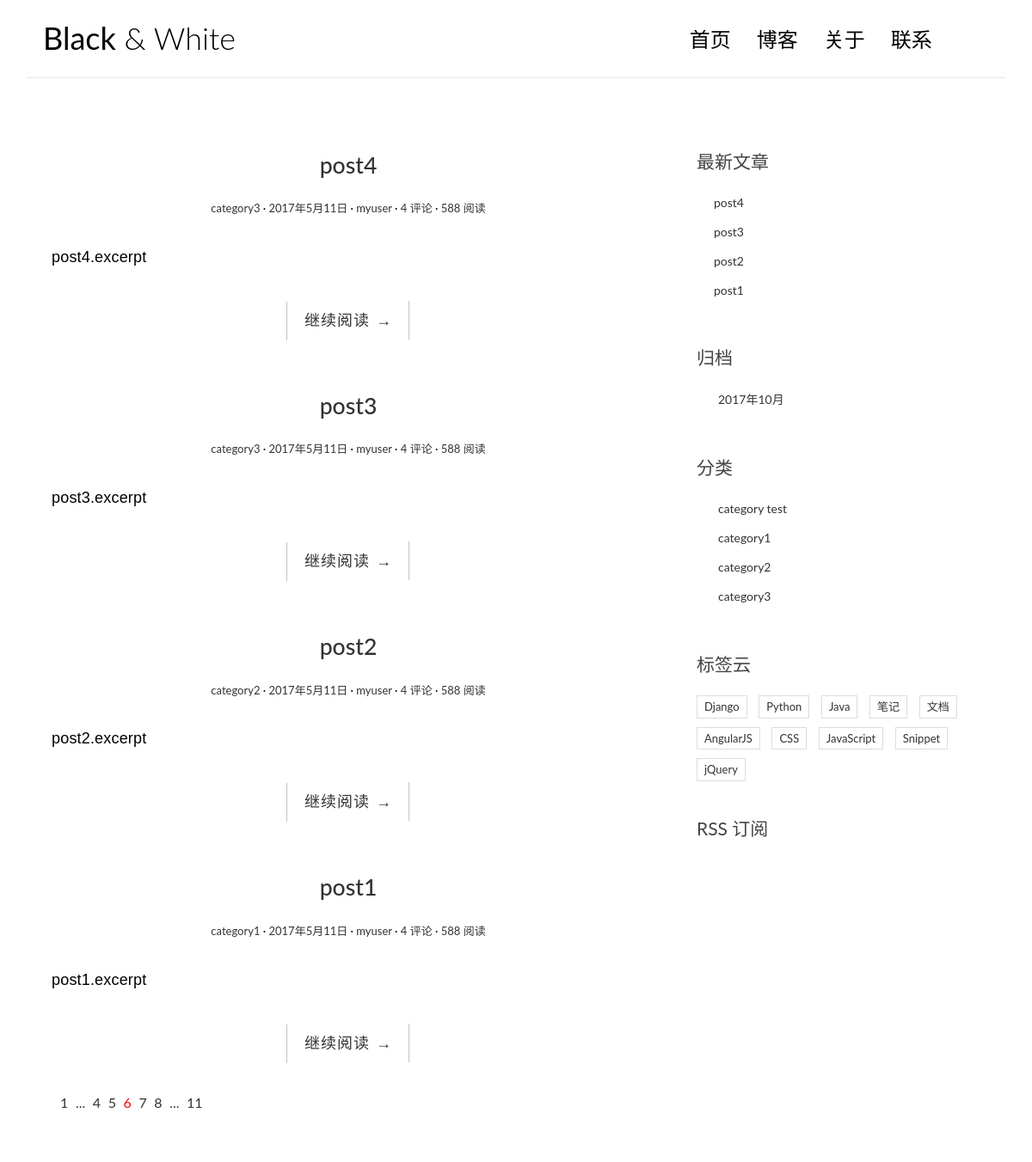
The app's page /, older data.
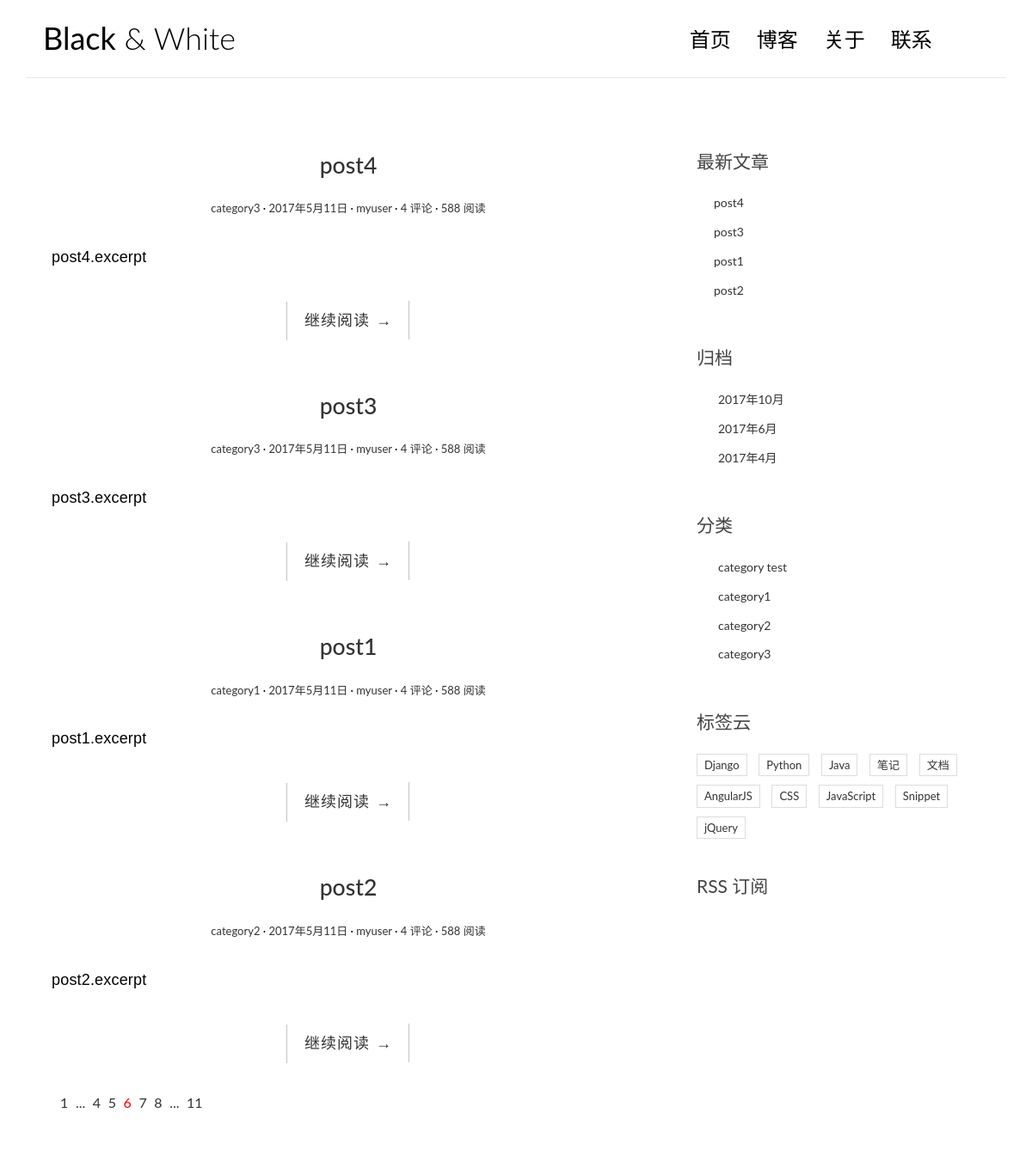
The same page, newer data.
### blog/models.py (models this page shows, shortened)
class Post(models.Model):
    title = models.CharField(max_length=70)
    body = models.TextField()
    created_time = models.DateTimeField()
    modified_time = models.DateTimeField()
    excerpt = models.CharField(max_length=200, blank=True)
    category = models.ForeignKey(Category)
    tags = models.ManyToManyField(Tag, blank=True)
    author = models.ForeignKey(User)
    def get_absolute_url(self):
        return reverse('blog:detail', kwargs={'pk': self.pk})

class Category(models.Model):
    name = models.CharField(max_length=100)

### blog/views.py (the view)
# urls.py: url(r'^$', views.index, name='index'),
def index(request):
    post_list = Post.objects.all().order_by('-created_time')
    return render(request, 'blog/index.html', context={'post_list': post_list})

### blog/templatetags/blog_tags.py (called while the page is built)
@register.simple_tag
def get_recent_posts(num=5):
    return Post.objects.all().order_by('-created_time')[:num]

@register.simple_tag
def archives():
    return Post.objects.dates('created_time', 'month', order='DESC')

@register.simple_tag
def get_categories():
    return Category.objects.all()

### templates/blog/index.html
{% extends 'base.html' %}
{% block main %}
    {% for post in post_list %}
        <article class="post post-1">
            <header class="entry-header">
                <h1 class="entry-title">
                    <a href="{{ post.get_absolute_url }}">{{ post.title }}</a>
                </h1>
                <div class="entry-meta">
                    <span class="post-category"><a href="#">{{ post.category.name }}</a></span>
                    <span class="post-date"><a href="#"><time class="entry-date"
                                                              datetime="{{ post.created_time }}">2017年5月11日</time></a></span>
                    <span class="post-author"><a href="#">{{ post.author }}</a></span>
                    <span class="comments-link"><a href="#">4 评论</a></span>
                    <span class="views-count"><a href="#">588 阅读</a></span>
                </div>
            </header>
            <div class="entry-content clearfix">
                <p>{{ post.excerpt }}</p>
                <div class="read-more cl-effect-14">
                    <a href="{{ post.get_absolute_url }}" class="more-link">继续阅读 <span class="meta-nav">→</span></a>
                </div>
            </div>
        </article>
    {% empty %}
        <div class="no-post">无文章</div>
    {% endfor %}
    <div class="pagination">
        <ul>
            <li><a href="">1</a></li>
            <li><a href="">...</a></li>
            <li><a href="">4</a></li>
            <li><a href="">5</a></li>
            <li class="current"><a href="">6</a></li>
            <li><a href="">7</a></li>
            <li><a href="">8</a></li>
            <li><a href="">...</a></li>
            <li><a href="">11</a></li>
        </ul>
    </div>
{% endblock main %}

### templates/base.html (shortened to what the changed rows need)
{% load staticfiles %}
{% load blog_tags %}
<!DOCTYPE html>
<html>
<head>
    <link rel="stylesheet" href="{% static 'blog/css/bootstrap.min.css' %}">
    <link rel="stylesheet" href="http://code.ionicframework.com/ionicons/2.0.1/css/ionicons.min.css">
    <link rel="stylesheet" href="{% static 'blog/css/pace.css' %}">
    <link rel="stylesheet" href="{% static 'blog/css/custom.css' %}">
    <link rel="stylesheet" href="{% static 'blog/css/highlights/github.css' %}">
</head>
<body>
<div class="container">
    <header id="site-header">
        <div class="row">
            <div class="col-md-4 col-sm-5 col-xs-8">
                <div class="logo">
                    <h1><a href="index.html"><b>Black</b> &amp; White</a></h1>
                </div>
            </div>
        </div>
    </header>
</div>
<div class="content-body">
    <div class="container">
        <div class="row">
            <main class="col-md-8">
                {% block main %}
                {% endblock main %}
            </main>
            <aside class="col-md-4">
                <div class="widget widget-recent-posts">
                    {% get_recent_posts as recent_post_list %}
                    <ul>
                        {% for post in recent_post_list %}
                            <li>
                                <a href="{{ post.get_absolute_url }}">{{ post.title }}</a>
                            </li>
                        {% empty %}
                            暂无文章
                        {% endfor %}
                    </ul>
                </div>
                <div class="widget widget-archives">
                    {% archives as date_list %}
                    <ul>
                        {% for date in date_list %}
                            <li>
                                <a href="{% url 'blog:archives' date.year date.month %}">{{ date.year }}年{{ date.month }}月</a>
                            </li>
                        {% empty %}
                            暂无归档
                        {% endfor %}
                    </ul>
                </div>
                <div class="widget widget-category">
                {% get_categories as category_list %}
                    <ul>
                        {% for category in category_list %}
                            <li>
                                <a href="{% url 'blog:category' category.pk %}">{{ category.name }}</a>
                            </li>
                        {% endfor %}
                    </ul>
                </div>
            </aside>
        </div>
    </div>
</div>
</body>
</html>

Row changes from the older to the newer data that the page shows:
changed Post "post1": moves up the list
Text that changed along with them:
new list line: "2017 年 6 月"
new list line: "2017 年 4 月"
